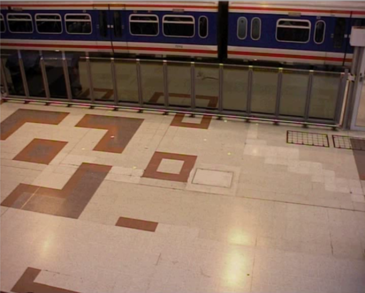
#> input picture test/test_output/1.png, 365 x 293 px
$ python test.py
#> lines starting #> are read from the running program, lines starting #| are printed output that depends on the picture; after the words box and inside, x2 and y2 are one past the last pixel; in counts of white or black regions, pixels touching at a corner belong together
# [24 lines of commented-out code are left out]

import cv2
import sys
from matplotlib import pyplot as plt
import matplotlib.font_manager as fm

path = "./NanumBarunGothic.ttf"
fontprop = fm.FontProperties(fname=path, size=12)

bg = cv2.imread('1.png')
#> bg is the input picture: shape (293, 365, 3); mean B, G, R 91.3, 106.9, 132.5
bg = cv2.cvtColor(bg, cv2.COLOR_BGR2RGB)
img = cv2.imread('2.png')
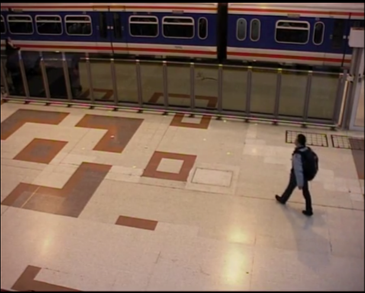
#> input picture test/test_output/2.png, 365 x 293 px
#> img is the input picture: shape (293, 365, 3); mean B, G, R 88.4, 103.4, 128.1
img = cv2.cvtColor(img, cv2.COLOR_BGR2RGB)

diff = cv2.absdiff(img, bg)
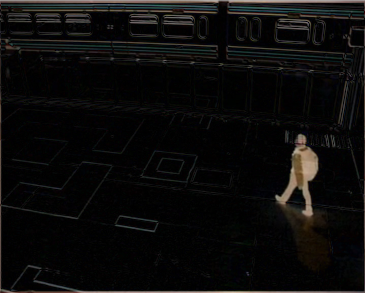
#> diff: shape (293, 365, 3); mean R, G, B 12.3, 11.5, 10.9

diff_g = cv2.cvtColor(diff, cv2.COLOR_BGR2GRAY)
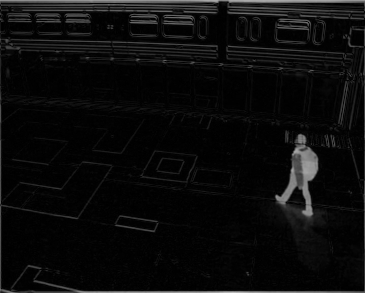
#> diff_g: shape (293, 365); min 0, max 187, mean 11.4

th = cv2.adaptiveThreshold(diff_g,255,cv2.ADAPTIVE_THRESH_GAUSSIAN_C,cv2.THRESH_BINARY,15,2)
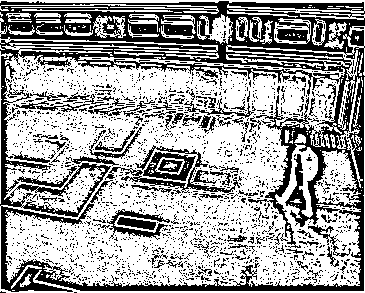
#> th: shape (293, 365); 62.8% white; 2114 black regions (2033 under 20 px), largest, box (x1, y1, x2, y2) and area: (0, 1, 365, 292) 26329, (105, 145, 240, 195) 1096, (143, 152, 196, 181) 629

plt.subplot(221), plt.imshow(bg), plt.title('배경 이미지', fontproperties=fontprop)
plt.subplot(222), plt.imshow(img), plt.title('촬영된 이미지', fontproperties=fontprop)
plt.subplot(223), plt.imshow(diff), plt.title('Subtract 적용', fontproperties=fontprop)
plt.subplot(224), plt.imshow(th, cmap='gray'), plt.title('Thresholding 적용', fontproperties=fontprop)
plt.show()

# cv2.imshow("diff", diff)
#
# cv2.waitKey()
# cv2.destroyAllWindows()
